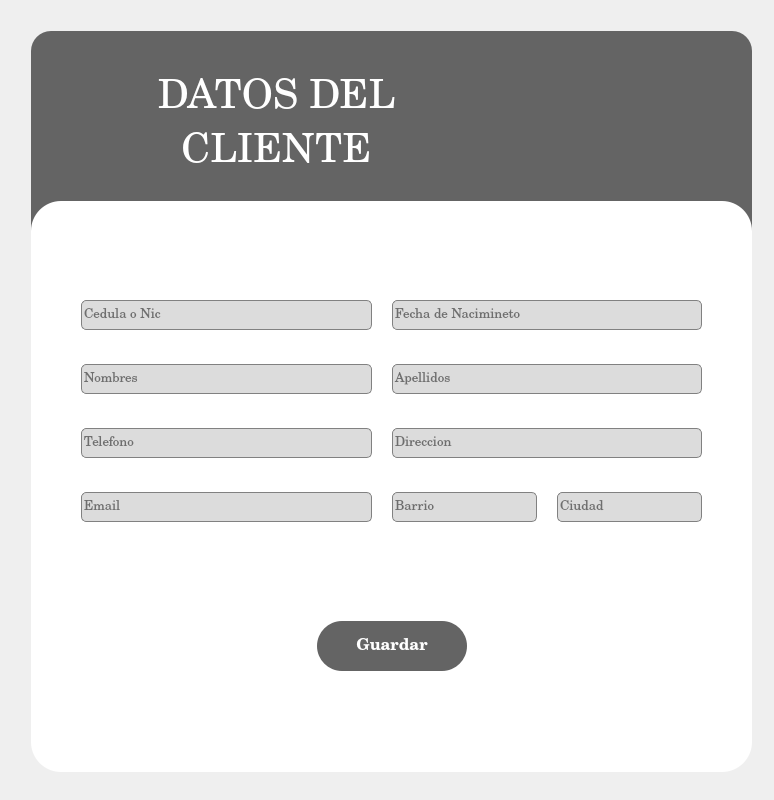
<?xml version="1.0" encoding="UTF-8"?>
<ui version="4.0">
 <class>Dialog</class>
 <widget class="QDialog" name="Dialog">
  <property name="geometry">
   <rect>
    <x>0</x>
    <y>0</y>
    <width>774</width>
    <height>800</height>
   </rect>
  </property>
  <property name="windowTitle">
   <string>Dialog</string>
  </property>
  <layout class="QVBoxLayout" name="verticalLayout">
   <item>
    <widget class="QWidget" name="widget" native="true">
     <property name="sizePolicy">
      <sizepolicy hsizetype="Minimum" vsizetype="Minimum">
       <horstretch>0</horstretch>
       <verstretch>0</verstretch>
      </sizepolicy>
     </property>
     <property name="minimumSize">
      <size>
       <width>541</width>
       <height>541</height>
      </size>
     </property>
     <widget class="QFrame" name="frame_2">
      <property name="geometry">
       <rect>
        <x>20</x>
        <y>20</y>
        <width>721</width>
        <height>251</height>
       </rect>
      </property>
      <property name="styleSheet">
       <string notr="true">background-color: rgb(100, 100, 100);
border-radius:20px;</string>
      </property>
      <property name="frameShape">
       <enum>QFrame::StyledPanel</enum>
      </property>
      <property name="frameShadow">
       <enum>QFrame::Raised</enum>
      </property>
      <widget class="QLabel" name="label_5">
       <property name="geometry">
        <rect>
         <x>440</x>
         <y>30</y>
         <width>121</width>
         <height>121</height>
        </rect>
       </property>
       <property name="text">
        <string/>
       </property>
       <property name="pixmap">
        <pixmap resource="../Images/recursos.qrc">:/source/usuarios.png</pixmap>
       </property>
       <property name="scaledContents">
        <bool>true</bool>
       </property>
      </widget>
      <widget class="QWidget" name="layoutWidget">
       <property name="geometry">
        <rect>
         <x>110</x>
         <y>40</y>
         <width>271</width>
         <height>108</height>
        </rect>
       </property>
       <layout class="QVBoxLayout" name="verticalLayout_8">
        <property name="spacing">
         <number>0</number>
        </property>
        <item>
         <widget class="QLabel" name="label">
          <property name="font">
           <font>
            <family>Century Schoolbook</family>
            <pointsize>30</pointsize>
           </font>
          </property>
          <property name="styleSheet">
           <string notr="true">background-color: rgba(255, 255, 255, 0);
color: rgb(255, 255, 255);</string>
          </property>
          <property name="text">
           <string>DATOS DEL</string>
          </property>
          <property name="alignment">
           <set>Qt::AlignCenter</set>
          </property>
         </widget>
        </item>
        <item>
         <widget class="QLabel" name="label_3">
          <property name="font">
           <font>
            <family>Century Schoolbook</family>
            <pointsize>30</pointsize>
           </font>
          </property>
          <property name="styleSheet">
           <string notr="true">background-color: rgba(255, 255, 255, 0);
color: rgb(255, 255, 255);</string>
          </property>
          <property name="text">
           <string>CLIENTE</string>
          </property>
          <property name="alignment">
           <set>Qt::AlignCenter</set>
          </property>
         </widget>
        </item>
       </layout>
      </widget>
      <widget class="QPushButton" name="btn_cerrar_2">
       <property name="geometry">
        <rect>
         <x>680</x>
         <y>20</y>
         <width>15</width>
         <height>15</height>
        </rect>
       </property>
       <property name="minimumSize">
        <size>
         <width>15</width>
         <height>15</height>
        </size>
       </property>
       <property name="maximumSize">
        <size>
         <width>15</width>
         <height>15</height>
        </size>
       </property>
       <property name="styleSheet">
        <string notr="true">border-image: url(:/source/cerrar.png);</string>
       </property>
       <property name="text">
        <string/>
       </property>
      </widget>
     </widget>
     <widget class="QFrame" name="frame_5">
      <property name="geometry">
       <rect>
        <x>20</x>
        <y>190</y>
        <width>721</width>
        <height>571</height>
       </rect>
      </property>
      <property name="styleSheet">
       <string notr="true">background-color: rgb(255, 255, 255);
border-radius:30px;</string>
      </property>
      <property name="frameShape">
       <enum>QFrame::StyledPanel</enum>
      </property>
      <property name="frameShadow">
       <enum>QFrame::Raised</enum>
      </property>
      <layout class="QVBoxLayout" name="verticalLayout_9" stretch="7,2">
       <property name="spacing">
        <number>50</number>
       </property>
       <property name="leftMargin">
        <number>50</number>
       </property>
       <property name="topMargin">
        <number>50</number>
       </property>
       <property name="rightMargin">
        <number>50</number>
       </property>
       <property name="bottomMargin">
        <number>50</number>
       </property>
       <item>
        <layout class="QGridLayout" name="gridLayout" rowstretch="0,0,0,0" columnstretch="2,1,1">
         <property name="horizontalSpacing">
          <number>20</number>
         </property>
         <property name="verticalSpacing">
          <number>34</number>
         </property>
         <item row="0" column="0">
          <widget class="QLineEdit" name="lineEdit_20">
           <property name="minimumSize">
            <size>
             <width>200</width>
             <height>30</height>
            </size>
           </property>
           <property name="font">
            <font>
             <family>Century Schoolbook</family>
             <pointsize>10</pointsize>
             <weight>50</weight>
             <bold>false</bold>
            </font>
           </property>
           <property name="styleSheet">
            <string notr="true">background-color: rgb(220, 220, 220);
border:1px solid #818181;
border-radius: 5px;</string>
           </property>
           <property name="text">
            <string/>
           </property>
           <property name="placeholderText">
            <string>Cedula o Nic</string>
           </property>
          </widget>
         </item>
         <item row="0" column="1" colspan="2">
          <widget class="QLineEdit" name="lineEdit_25">
           <property name="minimumSize">
            <size>
             <width>200</width>
             <height>30</height>
            </size>
           </property>
           <property name="font">
            <font>
             <family>Century Schoolbook</family>
             <pointsize>10</pointsize>
             <weight>50</weight>
             <bold>false</bold>
            </font>
           </property>
           <property name="styleSheet">
            <string notr="true">background-color: rgb(220, 220, 220);
border:1px solid #818181;
border-radius: 5px;</string>
           </property>
           <property name="text">
            <string/>
           </property>
           <property name="placeholderText">
            <string>Fecha de Nacimineto</string>
           </property>
          </widget>
         </item>
         <item row="1" column="0">
          <widget class="QLineEdit" name="lineEdit_27">
           <property name="minimumSize">
            <size>
             <width>200</width>
             <height>30</height>
            </size>
           </property>
           <property name="font">
            <font>
             <family>Century Schoolbook</family>
             <pointsize>10</pointsize>
             <weight>50</weight>
             <bold>false</bold>
            </font>
           </property>
           <property name="styleSheet">
            <string notr="true">background-color: rgb(220, 220, 220);
border:1px solid #818181;
border-radius: 5px;</string>
           </property>
           <property name="placeholderText">
            <string>Nombres</string>
           </property>
          </widget>
         </item>
         <item row="1" column="1" colspan="2">
          <widget class="QLineEdit" name="lineEdit_24">
           <property name="minimumSize">
            <size>
             <width>200</width>
             <height>30</height>
            </size>
           </property>
           <property name="font">
            <font>
             <family>Century Schoolbook</family>
             <pointsize>10</pointsize>
             <weight>50</weight>
             <bold>false</bold>
            </font>
           </property>
           <property name="styleSheet">
            <string notr="true">background-color: rgb(220, 220, 220);
border:1px solid #818181;
border-radius: 5px;</string>
           </property>
           <property name="text">
            <string/>
           </property>
           <property name="placeholderText">
            <string>Apellidos</string>
           </property>
          </widget>
         </item>
         <item row="2" column="0">
          <widget class="QLineEdit" name="lineEdit_28">
           <property name="minimumSize">
            <size>
             <width>200</width>
             <height>30</height>
            </size>
           </property>
           <property name="font">
            <font>
             <family>Century Schoolbook</family>
             <pointsize>10</pointsize>
             <weight>50</weight>
             <bold>false</bold>
            </font>
           </property>
           <property name="styleSheet">
            <string notr="true">background-color: rgb(220, 220, 220);
border:1px solid #818181;
border-radius: 5px;</string>
           </property>
           <property name="text">
            <string/>
           </property>
           <property name="placeholderText">
            <string>Telefono</string>
           </property>
          </widget>
         </item>
         <item row="2" column="1" colspan="2">
          <widget class="QLineEdit" name="lineEdit_23">
           <property name="minimumSize">
            <size>
             <width>200</width>
             <height>30</height>
            </size>
           </property>
           <property name="font">
            <font>
             <family>Century Schoolbook</family>
             <pointsize>10</pointsize>
             <weight>50</weight>
             <bold>false</bold>
            </font>
           </property>
           <property name="styleSheet">
            <string notr="true">background-color: rgb(220, 220, 220);
border:1px solid #818181;
border-radius: 5px;</string>
           </property>
           <property name="text">
            <string/>
           </property>
           <property name="placeholderText">
            <string>Direccion</string>
           </property>
          </widget>
         </item>
         <item row="3" column="0">
          <widget class="QLineEdit" name="lineEdit_22">
           <property name="minimumSize">
            <size>
             <width>200</width>
             <height>30</height>
            </size>
           </property>
           <property name="font">
            <font>
             <family>Century Schoolbook</family>
             <pointsize>10</pointsize>
             <weight>50</weight>
             <bold>false</bold>
            </font>
           </property>
           <property name="styleSheet">
            <string notr="true">background-color: rgb(220, 220, 220);
border:1px solid #818181;
border-radius: 5px;</string>
           </property>
           <property name="text">
            <string/>
           </property>
           <property name="placeholderText">
            <string>Email</string>
           </property>
          </widget>
         </item>
         <item row="3" column="1">
          <widget class="QLineEdit" name="lineEdit_26">
           <property name="minimumSize">
            <size>
             <width>95</width>
             <height>30</height>
            </size>
           </property>
           <property name="font">
            <font>
             <family>Century Schoolbook</family>
             <pointsize>10</pointsize>
             <weight>50</weight>
             <bold>false</bold>
            </font>
           </property>
           <property name="styleSheet">
            <string notr="true">background-color: rgb(220, 220, 220);
border:1px solid #818181;
border-radius: 5px;</string>
           </property>
           <property name="text">
            <string/>
           </property>
           <property name="placeholderText">
            <string>Barrio</string>
           </property>
          </widget>
         </item>
         <item row="3" column="2">
          <widget class="QLineEdit" name="lineEdit_21">
           <property name="minimumSize">
            <size>
             <width>95</width>
             <height>30</height>
            </size>
           </property>
           <property name="font">
            <font>
             <family>Century Schoolbook</family>
             <pointsize>10</pointsize>
             <weight>50</weight>
             <bold>false</bold>
            </font>
           </property>
           <property name="styleSheet">
            <string notr="true">background-color: rgb(220, 220, 220);
border:1px solid #818181;
border-radius: 5px;</string>
           </property>
           <property name="text">
            <string/>
           </property>
           <property name="placeholderText">
            <string>Ciudad</string>
           </property>
          </widget>
         </item>
        </layout>
       </item>
       <item>
        <layout class="QHBoxLayout" name="horizontalLayout_7">
         <item>
          <spacer name="horizontalSpacer_3">
           <property name="orientation">
            <enum>Qt::Horizontal</enum>
           </property>
           <property name="sizeHint" stdset="0">
            <size>
             <width>40</width>
             <height>20</height>
            </size>
           </property>
          </spacer>
         </item>
         <item>
          <widget class="QPushButton" name="pushButton_4">
           <property name="minimumSize">
            <size>
             <width>150</width>
             <height>50</height>
            </size>
           </property>
           <property name="maximumSize">
            <size>
             <width>150</width>
             <height>50</height>
            </size>
           </property>
           <property name="font">
            <font>
             <family>Century Schoolbook</family>
             <pointsize>12</pointsize>
             <weight>75</weight>
             <bold>true</bold>
            </font>
           </property>
           <property name="styleSheet">
            <string notr="true">background-color: rgb(100, 100, 100);
color: rgb(255, 255, 255);
border-radius:25px;</string>
           </property>
           <property name="text">
            <string>Guardar</string>
           </property>
          </widget>
         </item>
         <item>
          <spacer name="horizontalSpacer_6">
           <property name="orientation">
            <enum>Qt::Horizontal</enum>
           </property>
           <property name="sizeHint" stdset="0">
            <size>
             <width>40</width>
             <height>20</height>
            </size>
           </property>
          </spacer>
         </item>
        </layout>
       </item>
      </layout>
     </widget>
    </widget>
   </item>
  </layout>
 </widget>
 <resources>
  <include location="../Images/recursos.qrc"/>
  <include location="../Images/recursos.qrc"/>
 </resources>
 <connections/>
</ui>
